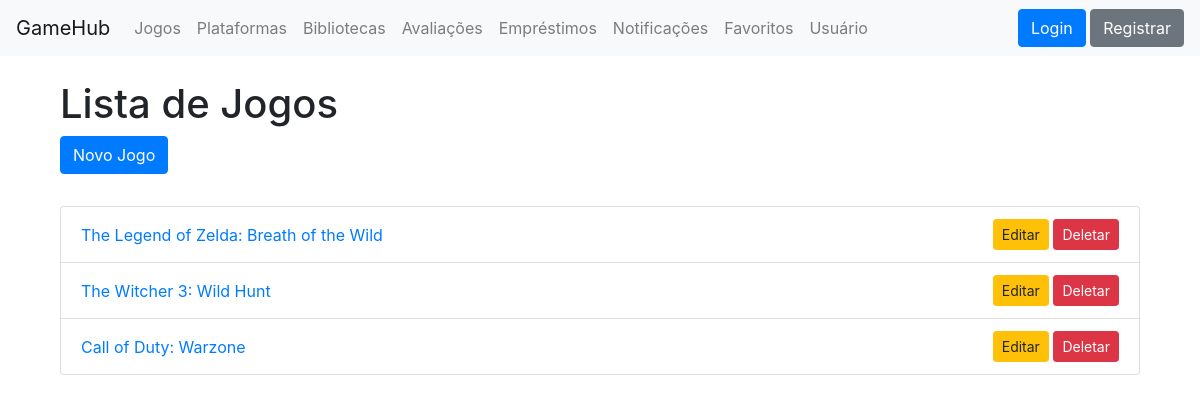
Page /jogos/ on the earlier database version.
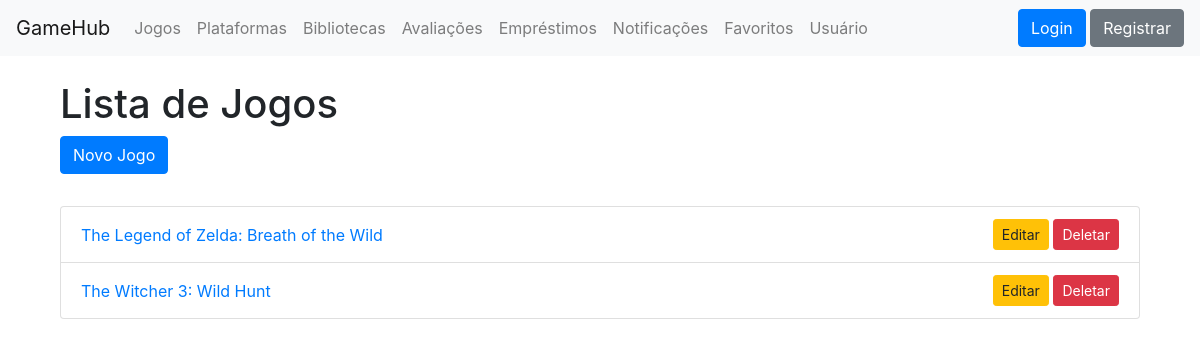
Same page on the later database version.
### core/models.py (models this page shows, shortened)
class Jogo(models.Model):
    titulo = models.CharField(max_length=100)
    descricao = models.TextField(blank=True)
    categoria = models.ForeignKey(Categoria, on_delete=models.CASCADE)
    plataforma = models.ForeignKey(Plataforma, on_delete=models.CASCADE)
    desenvolvedora = models.ForeignKey(Desenvolvedora, on_delete=models.SET_NULL, null=True)

### core/views.py (the view)
# urls.py: path('jogos/', views.jogo_list, name='jogo_list'),
def jogo_list(request):
    jogos = Jogo.objects.all()
    return render(request, 'jogos/jogo_list.html', {'jogos': jogos})

### core/templates/jogos/jogo_list.html (shortened to what this page needs)
{% extends 'base.html' %}
{% block content %}
<div class="container mt-4">
    <h1>Lista de Jogos</h1>
    <a href="{% url 'jogo_create' %}" class="btn btn-primary mb-3">Novo Jogo</a>
    <ul class="list-group mt-3">
        {% for jogo in jogos %}
            <li class="list-group-item d-flex justify-content-between align-items-center">
                <a href="{% url 'jogo_detail' jogo.pk %}">{{ jogo.titulo }}</a>
                <div>
                    <a href="{% url 'jogo_update' jogo.pk %}" class="btn btn-warning btn-sm">Editar</a>
                    <a href="{% url 'jogo_delete' jogo.pk %}" class="btn btn-danger btn-sm">Deletar</a>
                </div>
            </li>
        {% empty %}
            <li class="list-group-item">Nenhum jogo cadastrado.</li>
        {% endfor %}
    </ul>
</div>
{% endblock %}

Differences in the rows shown:
removed Jogo: titulo "Call of Duty: Warzone"
